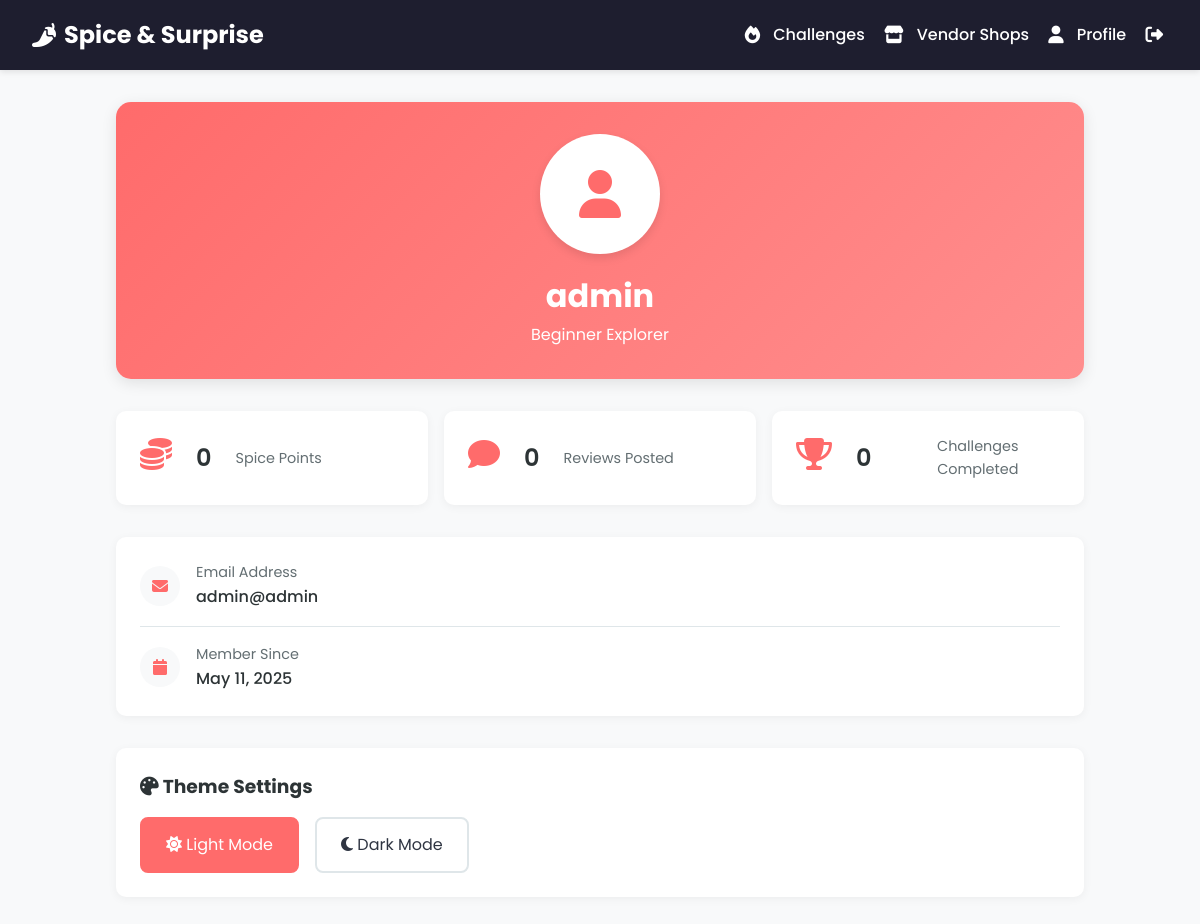
Page /profile.php (signed in) on the committed database.
### tables this page shows
CREATE TABLE `user` (
  `user_id` int(11) NOT NULL,
  `name` varchar(100) DEFAULT NULL,
  `email` varchar(100) DEFAULT NULL,
  `password` varchar(255) DEFAULT NULL,
  `join_date` date DEFAULT NULL,
  `points_earned` int(11) DEFAULT NULL,
  `achievement_lvl` varchar(50) DEFAULT NULL,
  `user_type` enum('admin','vendor','food_explorer') NOT NULL DEFAULT 'food_explorer'
);

### profile.php (the view, shortened to what this page needs)
<?php
include 'db.php';
$user_id = $_SESSION['user_id'];
$stmt = $conn->prepare("SELECT name, email, points_earned, achievement_lvl, join_date FROM User WHERE user_id = ?");
$stmt->bind_param("i", $user_id);
$stmt->execute();
$result = $stmt->get_result();
$user = $result->fetch_assoc();
$stmt = $conn->prepare("SELECT COUNT(*) as review_count FROM review WHERE user_id = ?");
$stmt->bind_param("i", $user_id);
$stmt->execute();
$review_count = $stmt->get_result()->fetch_assoc()['review_count'];
$stmt = $conn->prepare("SELECT COUNT(*) as challenge_count FROM Completes WHERE user_id = ?");
$stmt->bind_param("i", $user_id);
$stmt->execute();
$challenge_count = $stmt->get_result()->fetch_assoc()['challenge_count'];
?>
<!DOCTYPE html>
<html lang="en">
<head>
    <link rel="stylesheet" href="https://cdnjs.cloudflare.com/ajax/libs/font-awesome/6.4.0/css/all.min.css">
    <link rel="stylesheet" href="style.css">
</head>
<body>
    <nav class="navbar">
        <div class="nav-container">
            <a href="home.php" class="nav-logo">
                <i class="fas fa-pepper-hot"></i> Spice & Surprise
            </a>
            <div class="nav-links">
                <a href="challenge.php" class="nav-link"><i class="fas fa-fire"></i> Challenges</a>
                <a href="vendor_shops.php" class="nav-link"><i class="fas fa-store"></i> Vendor Shops</a>
                <a href="profile.php" class="nav-link active"><i class="fas fa-user"></i> Profile</a>
                <a href="logout.php" class="nav-link"><i class="fas fa-sign-out-alt"></i></a>
            </div>
        </div>
    </nav>
    <div class="profile-container">
        <div class="profile-header">
            <div class="profile-avatar">
                <i class="fas fa-user"></i>
            </div>
            <h1><?= htmlspecialchars($user['name']) ?></h1>
            <p class="achievement-level"><?= htmlspecialchars($user['achievement_lvl']) ?> Explorer</p>
        </div>
        <div class="profile-stats">
            <div class="stat-card">
                <i class="fas fa-coins"></i>
                <div class="stat-value"><?= number_format($user['points_earned']) ?></div>
                <div class="stat-label">Spice Points</div>
            </div>
            <div class="stat-card">
                <i class="fas fa-comment"></i>
                <div class="stat-value"><?= $review_count ?></div>
                <div class="stat-label">Reviews Posted</div>
            </div>
            <div class="stat-card">
                <i class="fas fa-trophy"></i>
                <div class="stat-value"><?= $challenge_count ?></div>
                <div class="stat-label">Challenges Completed</div>
            </div>
        </div>
        <div class="profile-info">
            <div class="info-item">
                <div class="info-icon">
                    <i class="fas fa-envelope"></i>
                </div>
                <div class="info-content">
                    <div class="info-label">Email Address</div>
                    <div class="info-value"><?= htmlspecialchars($user['email']) ?></div>
                </div>
            </div>
            <div class="info-item">
                <div class="info-icon">
                    <i class="fas fa-calendar"></i>
                </div>
                <div class="info-content">
                    <div class="info-label">Member Since</div>
                    <div class="info-value"><?= date('F j, Y', strtotime($user['join_date'])) ?></div>
                </div>
            </div>
        </div>
        <div class="theme-switch">
            <h3><i class="fas fa-palette"></i> Theme Settings</h3>
            <div class="theme-options">
                <div class="theme-option active" data-theme="light">
                    <i class="fas fa-sun"></i> Light Mode
                </div>
                <div class="theme-option" data-theme="dark">
                    <i class="fas fa-moon"></i> Dark Mode
                </div>
            </div>
        </div>
    </div>
</body>
</html>

### style.css (style rules this page uses)
:root { --primary: #FF6B6B; --primary-light: #FF8E8E; --primary-dark: #E74C3C; --secondary: #48DBFB; --accent: #FECA57; --dark: #2F3542; --light: #F1F2F6; --light-gray: #DFE6E9; --medium-gray: #A4B0BE; --dark-gray: #576574; --success: #1DD1A1; --warning: #FF9F43; --danger: #EE5253; --easy: #2ECC71; --medium: #F39C12; --hard: #E74C3C; }
* { margin: 0; padding: 0; box-sizing: border-box; }
body { font-family: 'Poppins', sans-serif; background-color: #F8F9FA; color: var(--dark); line-height: 1.6; }
a { text-decoration: none; color: inherit; }
.navbar { background: white; box-shadow: 0 2px 15px rgba(0, 0, 0, 0.1); padding: 1.2rem 0; position: sticky; top: 0; z-index: 1000; }
.nav-container { display: flex; justify-content: space-between; align-items: center; width: 90%; max-width: 1400px; margin: 0 auto; }
.nav-logo { font-size: 1.5rem; font-weight: 700; color: var(--primary); display: flex; align-items: center; gap: 0.5rem; }
.nav-links { display: flex; gap: 2rem; }
.nav-link { color: var(--dark-gray); font-weight: 500; transition: all 0.3s ease; display: flex; align-items: center; gap: 0.5rem; }
.nav-link i { font-size: 1.1rem; }
.stat-card { display: flex; align-items: center; gap: 1.5rem; padding: 1.5rem; }
.stat-value { font-size: 1.8rem; font-weight: 700; color: var(--dark); }
.navbar { background-color: #1e1e2f; padding: 1rem 2rem; display: flex; justify-content: center; box-shadow: 0 2px 6px rgba(0,0,0,0.1); }
.nav-container { width: 100%; max-width: 1200px; display: flex; justify-content: space-between; align-items: center; }
.nav-logo { font-size: 1.5rem; font-weight: 700; color: #fff; text-decoration: none; }
.nav-links { display: flex; gap: 1.2rem; }
.nav-link { color: #fff; text-decoration: none; font-weight: 500; transition: color 0.3s ease; }
.nav-link i { margin-right: 5px; }

### profile.php (style rules this page uses)
.profile-container { max-width: 1000px; margin: 2rem auto; padding: 0 1rem; }
.profile-header { background: linear-gradient(135deg, #ff6b6b, #ff8e8e); padding: 2rem; border-radius: 15px; color: white; text-align: center; margin-bottom: 2rem; box-shadow: 0 4px 15px rgba(0,0,0,0.1); }
.profile-avatar { width: 120px; height: 120px; background: white; border-radius: 50%; margin: 0 auto 1rem; display: flex; align-items: center; justify-content: center; font-size: 3rem; color: #ff6b6b; box-shadow: 0 4px 10px rgba(0,0,0,0.1); }
.profile-stats { display: grid; grid-template-columns: repeat(auto-fit, minmax(200px, 1fr)); gap: 1rem; margin: 2rem 0; }
.stat-card { background: white; padding: 1.5rem; border-radius: 10px; text-align: center; box-shadow: 0 2px 10px rgba(0,0,0,0.05); }
.stat-card i { font-size: 2rem; color: #ff6b6b; margin-bottom: 0.5rem; }
.stat-value { font-size: 1.5rem; font-weight: 600; color: #2d3436; }
.stat-label { color: #636e72; font-size: 0.9rem; }
.theme-switch { background: white; padding: 1.5rem; border-radius: 10px; margin-top: 2rem; box-shadow: 0 2px 10px rgba(0,0,0,0.05); }
.theme-switch h3 { margin-bottom: 1rem; color: #2d3436; }
.theme-options { display: flex; gap: 1rem; }
.theme-option { padding: 0.8rem 1.5rem; border: 2px solid #dfe6e9; border-radius: 8px; cursor: pointer; transition: all 0.3s ease; }
.theme-option.active { background: #ff6b6b; color: white; border-color: #ff6b6b; }
.profile-info { background: white; padding: 1.5rem; border-radius: 10px; margin-top: 2rem; box-shadow: 0 2px 10px rgba(0,0,0,0.05); }
.info-item { display: flex; align-items: center; margin-bottom: 1rem; padding-bottom: 1rem; border-bottom: 1px solid #dfe6e9; }
.info-item:last-child { margin-bottom: 0; padding-bottom: 0; border-bottom: none; }
.info-icon { width: 40px; height: 40px; background: #f8f9fa; border-radius: 50%; display: flex; align-items: center; justify-content: center; margin-right: 1rem; color: #ff6b6b; }
.info-content { flex: 1; }
.info-label { font-size: 0.9rem; color: #636e72; }
.info-value { font-weight: 500; color: #2d3436; }

### rows in the picture
user: name "admin", achievement_lvl "Beginner", points_earned "0", email "admin@admin", join_date "May 11, 2025"

### other values in the picture
$review_count "0"
$challenge_count "0"
